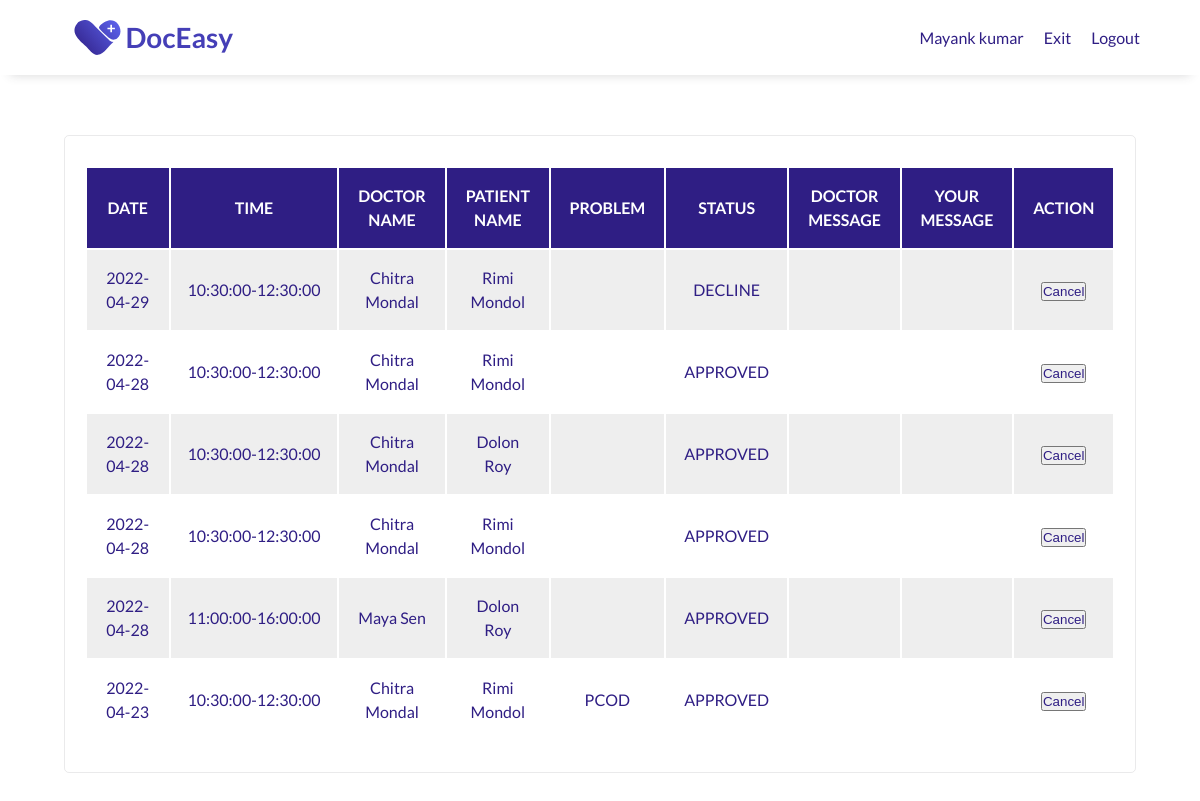
The app's page /public/historyPage/managementAppointmentHistory.php (signed in) with its own data.
### tables this page shows
CREATE TABLE `management` (
  `m_id` int(2) UNSIGNED NOT NULL,
  `clinic_id` int(4) UNSIGNED DEFAULT NULL,
  `username` varchar(10) NOT NULL,
  `password` int(10) UNSIGNED NOT NULL,
  `full_name` varchar(50) NOT NULL,
  `phn_no` int(10) UNSIGNED NOT NULL,
  `Email` varchar(50) NOT NULL
);

CREATE TABLE `patient` (
  `p_id` int(5) UNSIGNED NOT NULL,
  `username` varchar(10) NOT NULL,
  `password` int(10) UNSIGNED NOT NULL,
  `full_name` varchar(50) NOT NULL,
  `dob` date NOT NULL,
  `age` int(2) UNSIGNED NOT NULL,
  `gender` enum('MALE','FEMALE','OTHER') NOT NULL,
  `marital_status` enum('MARRIED','UNMARRIED') NOT NULL,
  `phn_no` int(10) UNSIGNED NOT NULL,
  `email` varchar(50) NOT NULL,
  `address` varchar(200) NOT NULL,
  `city` varchar(50) NOT NULL,
  `pin_code` int(6) UNSIGNED NOT NULL,
  `allergic` varchar(100) DEFAULT NULL
);

CREATE TABLE `book_appointment` (
  `id` int(5) NOT NULL,
  `patient_id` int(5) UNSIGNED NOT NULL,
  `clinic_id` int(4) UNSIGNED NOT NULL,
  `doctor_id` int(4) UNSIGNED NOT NULL,
  `schedule_id` int(5) UNSIGNED DEFAULT NULL,
  `date` varchar(50) NOT NULL,
  `approval_status` enum('PENDING','APPROVED','DECLINE','EXPIRE') NOT NULL DEFAULT 'PENDING',
  `problem` varchar(100) DEFAULT NULL,
  `doctor_message` varchar(100) DEFAULT NULL,
  `patient_message` varchar(100) DEFAULT NULL,
  `doctor_appointment_slip` mediumblob DEFAULT NULL,
  `transaction_id` varchar(50) DEFAULT NULL
);

CREATE TABLE `doctor` (
  `d_id` int(4) UNSIGNED NOT NULL,
  `clinic_id` int(4) UNSIGNED DEFAULT NULL,
  `username` varchar(10) NOT NULL,
  `password` int(10) UNSIGNED NOT NULL,
  `full_name` varchar(50) NOT NULL,
  `dob` date NOT NULL,
  `age` int(2) UNSIGNED NOT NULL,
  `gender` enum('MALE','FEMALE','OTHER') NOT NULL,
  `specialization` varchar(50) NOT NULL,
  `degree` varchar(50) DEFAULT NULL,
  `degree_proof` mediumblob DEFAULT NULL,
  `experience` int(2) UNSIGNED NOT NULL,
  `phn_no` int(10) UNSIGNED NOT NULL,
  `email` varchar(50) NOT NULL,
  `start_time` time DEFAULT NULL,
  `end_time` time DEFAULT NULL,
  `fee` int(4) UNSIGNED DEFAULT NULL
);

### public/historyPage/managementAppointmentHistory.php (the view, shortened to what this page needs)
<?php
include "../config.php";
if ($_SESSION["loggedIn"]) {
?>
    <!DOCTYPE html>
    <html lang="en">
    <head>
        <link rel="stylesheet" type="text/css" href="/assets/css/userHistory.css" />
    </head>
    <body>
        <?php
        $uname =  $_SESSION["uname"];
        $sql = "SELECT *, doctor.full_name AS doctor_name, book_appointment.id AS booking_id, patient.full_name AS patient_name
                FROM patient, book_appointment, doctor, clinic, management
                WHERE patient.p_id = book_appointment.patient_id AND doctor.d_id = book_appointment.doctor_id AND clinic.id = book_appointment.clinic_id AND clinic.id = management.clinic_id AND management.username='$uname'
                ORDER BY date DESC, doctor_name";
        $result = $conn->query($sql);
        $row = $result->fetch_assoc();
        if ($row) {
        ?>
            <header id="header">
                <div class="logo">
                    <a href="/index.php">
                        <img class="logo-img" id="header-img" src="/assets/images/doceasy/doceasy-logo.svg" alt="DocEasy logo" />
                    </a>
                </div>
                <nav id="nav-bar">
                    <ul>
                        <li><a class="nav-link" href="#"><?php echo $row["full_name"];  ?></a></li>
                        <li><a class="nav-link" href="/public/dashboard/managementDash.php">Exit</a></li>
                        <li><a class="nav-link" href="/public/logout/managementLogout.php">Logout</a></li>
                    </ul>
                </nav>
            </header>
            <main>
                <section id="table">
                    <div class="container">
                        <div class="card">
                            <table>
                                <tr>
                                    <th>DATE</th>
                                    <th>TIME</th>
                                    <th>DOCTOR NAME</th>
                                    <th>PATIENT NAME</th>
                                    <th>PROBLEM</th>
                                    <th>STATUS</th>
                                    <th>DOCTOR MESSAGE</th>
                                    <th>YOUR MESSAGE</th>
                                    <th>ACTION</th>
                                </tr>
                                <?php
                                while ($row = $result->fetch_assoc()) {
                                ?>
                                    <tr>
                                    <td> <?php echo $row["date"]; ?> </td>
                                    <td> <?php echo $row["start_time"]."-".$row["end_time"]; ?> </td>
                                    <td> <?php echo $row["doctor_name"]; ?> </td>
                                    <td> <?php echo $row["patient_name"]; ?> </td>
                                    <td> <?php echo $row["problem"]; ?> </td>
                                    <td> <?php echo $row["approval_status"]; ?> </td>
                                    <td> <?php echo $row["doctor_message"]; ?> </td>
                                    <td> <?php echo $row["patient_message"]; ?> </td>
                                    <td> <button> <a href="./managementAppointmentDelete.php?id=<?php echo $row['booking_id'] ?>"> Cancel </a> </button> </td>
                                    </tr>
                                <?php } ?>
                            </table>
                        </div>
                    </div>
                </section>
            </main>
    </body>
<?php
        }
    } else {
        header("Location: /public/login/ManagementLogin.php");
    }
?>
    </html>

### assets/css/userHistory.css (style rules this page uses)
* { margin: 0; padding: 0; box-sizing: border-box; scroll-behavior: smooth; }
html { font-size: 10px; }
body { font-size: 1.6rem; line-height: 1.5; font-family: "Lato", sans-serif; color: #37383a; }
li { list-style: none; }
a { color: #2f1e84; text-decoration: none; }
img { max-width: 100%; height: auto; display: block; }
.logo-img { width: 100%; max-width: 200px; }
.container { display: flex; flex-direction: row; justify-content: center; }
.card { display: flex; flex-direction: column; align-items: ce3nter; text-align: center; width: calc(100% / 1.1); margin: 1.5rem; padding: 3rem 2rem 3rem 2rem; border: 1px solid rgba(55, 56, 58, 0.1); border-radius: 5px; }
header { padding: 0 5rem; width: 100%; position: fixed; top: 0; min-height: 75px; display: flex; justify-content: space-between; align-items: center; background-color: #fff; box-shadow: 0 1rem 1rem -1rem rgba(55, 56, 58, 0.2); }
nav { font-weight: 400; }
nav>ul { display: flex; flex-direction: row; justify-content: space-around; }
nav li { padding: 0px 10px 0px 10px; }
#table { padding: 12rem 1rem; text-align: center; color: #2f1e84; }
td { text-align: center; width: 12em; padding: 1em; }
th { text-align: center; padding: 1em; background-color: #2f1e84; color: white; }
tr { height: 1em; }
table tr:nth-child(even) { background-color: #eee; }
table tr:nth-child(odd) { background-color: #fff; }

### records on screen
management: full_name "Mayank kumar"
patient: book_appointment.date "2022-04-29", doctor.start_time "10:30:00", doctor.end_time "12:30:00", doctor.full_name "Chitra Mondal", full_name "Rimi Mondol", book_appointment.approval_status "DECLINE", book_appointment.date "2022-04-28", book_appointment.approval_status "APPROVED", book_appointment.date "2022-04-23", book_appointment.problem "PCOD"
patient: book_appointment.date "2022-04-28", doctor.start_time "10:30:00", doctor.end_time "12:30:00", doctor.full_name "Chitra Mondal", full_name "Dolon Roy", book_appointment.approval_status "APPROVED", doctor.start_time "11:00:00", doctor.end_time "16:00:00", doctor.full_name "Maya Sen"
